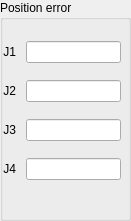
    <widget class="QGroupBox" name="groupBox_18">
     <property name="geometry">
      <rect>
       <x>450</x>
       <y>320</y>
       <width>131</width>
       <height>221</height>
      </rect>
     </property>
     <property name="title">
      <string>Position error</string>
     </property>
     <widget class="QWidget" name="gridLayoutWidget_14">
      <property name="geometry">
       <rect>
        <x>0</x>
        <y>30</y>
        <width>121</width>
        <height>161</height>
       </rect>
      </property>
      <layout class="QGridLayout" name="gridLayout_38">
       <item row="0" column="1">
        <widget class="QLabel" name="label_60">
         <property name="text">
          <string> J1 </string>
         </property>
        </widget>
       </item>
       <item row="0" column="2">
        <widget class="QLineEdit" name="lineEdit_j1_error_2"/>
       </item>
       <item row="1" column="1">
        <widget class="QLabel" name="label_61">
         <property name="text">
          <string> J2</string>
         </property>
        </widget>
       </item>
       <item row="1" column="2">
        <widget class="QLineEdit" name="lineEdit_j2_error_2"/>
       </item>
       <item row="2" column="1">
        <widget class="QLabel" name="label_63">
         <property name="text">
          <string> J3</string>
         </property>
        </widget>
       </item>
       <item row="2" column="2">
        <widget class="QLineEdit" name="lineEdit_j3_error_2"/>
       </item>
       <item row="3" column="1">
        <widget class="QLabel" name="label_64">
         <property name="text">
          <string> J4</string>
         </property>
        </widget>
       </item>
       <item row="3" column="2">
        <widget class="QLineEdit" name="lineEdit_j4_error_2"/>
       </item>
      </layout>
     </widget>
    </widget>
